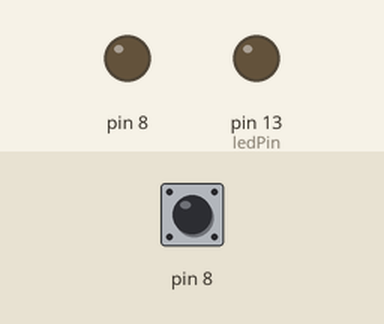
The sketch below on a simulated Arduino Uno, built with avr-gcc and run on an emulated ATmega328P. Shown: output pins drawn as LEDs (lit = HIGH). The test bench sets the inputs (shaded band); at power-on: pin 8 LOW. What the sketch prints to the serial monitor is not drawn.

Above: at 1.2 s.
1.3 s: pin 8 pulsed HIGH 2 times (0.12 s each, 0.3 s apart)
At 1.58 s:
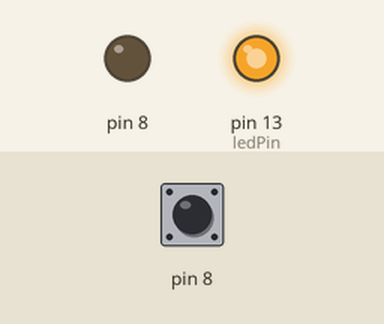
4.3 s: pin 8 driven HIGH
5.8 s: pin 8 pulsed LOW 5 times (0.12 s each, 0.3 s apart)
At 5.98 s:
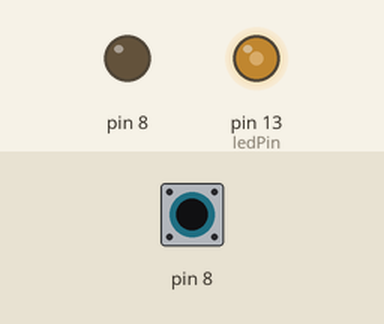
Timing chart, 0 to 8.8 s (numbered marks = the images above; inputs shaded):
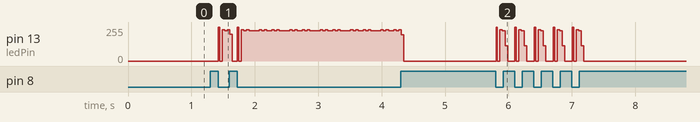

Measured:
- after the input at 5.8 s, pin 13 (ledPin): 0/255 → 255/255 at once, then repeats every 0.30 s: 0/255 0.04 s, 233/255 0.04 s, 226/255 0.04 s, 116/255 0.04 s, 0/255 0.12 s, 255/255 0.02 s, until it stays 0/255 from 7.2 s

The sketch:

Touch.ino
```cpp
// readCapacitivePin
//输入:Arduino pin number
//输出:一个数值范围：从0到17表示
//引脚上有多少电容值
//当你触摸大头针或其他任何东西时,
//数值会变大
#define ledPin  13
int capval;
void setup()
{
pinMode(ledPin, OUTPUT);
Serial.begin(9600);
Serial.println("Touch senser");
}

void loop ()
{
digitalWrite(ledPin,LOW);//板载led
capval = readCapacitivePin(8);//触摸引脚
Serial.println(capval, DEC);
if (capval > 2) {
// turn LED on:
digitalWrite(ledPin, HIGH);
delay(10);
}
}

uint8_t readCapacitivePin(int pinToMeasure) {
  // Variables used to translate from Arduino to AVR pin naming
  volatile uint8_t* port;
  volatile uint8_t* ddr;
  volatile uint8_t* pin;
//这里我们转换输入的引脚编号
// Arduino pin number to AVR PORT, pin, DDR，
//要操作的寄存器位。
  byte bitmask;
  port = portOutputRegister(digitalPinToPort(pinToMeasure));
  ddr = portModeRegister(digitalPinToPort(pinToMeasure));
  bitmask = digitalPinToBitMask(pinToMeasure);
  pin = portInputRegister(digitalPinToPort(pinToMeasure));
  // Discharge the pin first by setting it low and output
  *port &= ~(bitmask);
  *ddr  |= bitmask;
  delay(1);
  uint8_t SREG_old = SREG; //back up the AVR Status Register
  // Prevent the timer IRQ from disturbing our measurement
  noInterrupts();//取消中断
  // Make the pin an input with the internal pull-up on
  *ddr &= ~(bitmask);
  *port |= bitmask;

//当接触到离开需要多长时间。
//减少每次读取引脚之间的硬件周期数，
//增加灵敏度。
  uint8_t cycles = 17;
  if (*pin & bitmask) { cycles =  0;}
  else if (*pin & bitmask) { cycles =  1;}
  else if (*pin & bitmask) { cycles =  2;}
  else if (*pin & bitmask) { cycles =  3;}
  else if (*pin & bitmask) { cycles =  4;}
  else if (*pin & bitmask) { cycles =  5;}
  else if (*pin & bitmask) { cycles =  6;}
  else if (*pin & bitmask) { cycles =  7;}
  else if (*pin & bitmask) { cycles =  8;}
  else if (*pin & bitmask) { cycles =  9;}
  else if (*pin & bitmask) { cycles = 10;}
  else if (*pin & bitmask) { cycles = 11;}
  else if (*pin & bitmask) { cycles = 12;}
  else if (*pin & bitmask) { cycles = 13;}
  else if (*pin & bitmask) { cycles = 14;}
  else if (*pin & bitmask) { cycles = 15;}
  else if (*pin & bitmask) { cycles = 16;}

  // time -critical section结束;将中断重新打开(如果它们之前是打开的)，或者关闭(如果它们之前是关闭的)
  SREG = SREG_old;

//放电引脚再次设置低和输出
//如果你想的话，把针放低是很重要的
//可以触摸超过一个传感器在同一时间-如果
//当你触摸时，传感器被左拉高
//如果有两个传感器，你的身体就会在它们之间传递电荷
//传感器。
  *port &= ~(bitmask);
  *ddr  |= bitmask;

  return cycles;
}
```
